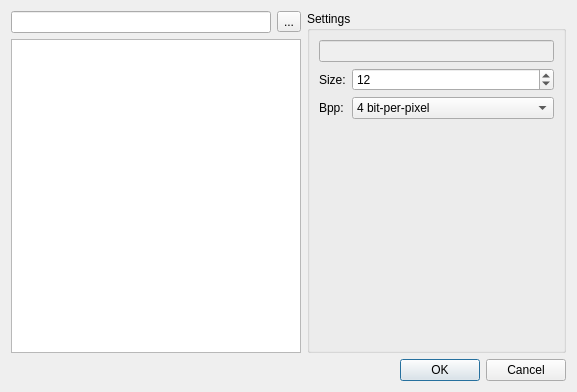
<?xml version="1.0" encoding="UTF-8"?>
<ui version="4.0">
 <class>LVGLFontDialog</class>
 <widget class="QDialog" name="LVGLFontDialog">
  <property name="geometry">
   <rect>
    <x>0</x>
    <y>0</y>
    <width>577</width>
    <height>392</height>
   </rect>
  </property>
  <property name="windowTitle">
   <string>Import Font</string>
  </property>
  <layout class="QGridLayout" name="gridLayout">
   <item row="0" column="1">
    <widget class="QToolButton" name="button_select">
     <property name="text">
      <string>...</string>
     </property>
    </widget>
   </item>
   <item row="2" column="1" colspan="2">
    <widget class="QDialogButtonBox" name="buttonBox">
     <property name="orientation">
      <enum>Qt::Horizontal</enum>
     </property>
     <property name="standardButtons">
      <set>QDialogButtonBox::Cancel|QDialogButtonBox::Ok</set>
     </property>
    </widget>
   </item>
   <item row="0" column="0">
    <widget class="QLineEdit" name="edit_name"/>
   </item>
   <item row="1" column="0" colspan="2">
    <widget class="QListWidget" name="list_font"/>
   </item>
   <item row="0" column="2" rowspan="2">
    <widget class="QGroupBox" name="groupBox">
     <property name="sizePolicy">
      <sizepolicy hsizetype="Minimum" vsizetype="Preferred">
       <horstretch>0</horstretch>
       <verstretch>0</verstretch>
      </sizepolicy>
     </property>
     <property name="title">
      <string>Settings</string>
     </property>
     <layout class="QFormLayout" name="formLayout">
      <item row="1" column="0">
       <widget class="QLabel" name="label">
        <property name="text">
         <string>Size:</string>
        </property>
       </widget>
      </item>
      <item row="1" column="1">
       <widget class="QSpinBox" name="spin_size">
        <property name="maximum">
         <number>255</number>
        </property>
        <property name="value">
         <number>12</number>
        </property>
       </widget>
      </item>
      <item row="2" column="0">
       <widget class="QLabel" name="label_2">
        <property name="text">
         <string>Bpp:</string>
        </property>
       </widget>
      </item>
      <item row="2" column="1">
       <widget class="QComboBox" name="comboBox">
        <property name="minimumSize">
         <size>
          <width>100</width>
          <height>0</height>
         </size>
        </property>
        <item>
         <property name="text">
          <string>4 bit-per-pixel</string>
         </property>
        </item>
        <item>
         <property name="text">
          <string>2 bit-per-pixel</string>
         </property>
        </item>
        <item>
         <property name="text">
          <string>1 bit-per-pixel</string>
         </property>
        </item>
       </widget>
      </item>
      <item row="0" column="0" colspan="2">
       <widget class="QLineEdit" name="preview">
        <property name="enabled">
         <bool>false</bool>
        </property>
        <property name="readOnly">
         <bool>true</bool>
        </property>
       </widget>
      </item>
     </layout>
    </widget>
   </item>
  </layout>
 </widget>
 <resources/>
 <connections>
  <connection>
   <sender>buttonBox</sender>
   <signal>accepted()</signal>
   <receiver>LVGLFontDialog</receiver>
   <slot>accept()</slot>
   <hints>
    <hint type="sourcelabel">
     <x>248</x>
     <y>254</y>
    </hint>
    <hint type="destinationlabel">
     <x>157</x>
     <y>274</y>
    </hint>
   </hints>
  </connection>
  <connection>
   <sender>buttonBox</sender>
   <signal>rejected()</signal>
   <receiver>LVGLFontDialog</receiver>
   <slot>reject()</slot>
   <hints>
    <hint type="sourcelabel">
     <x>316</x>
     <y>260</y>
    </hint>
    <hint type="destinationlabel">
     <x>286</x>
     <y>274</y>
    </hint>
   </hints>
  </connection>
 </connections>
</ui>
